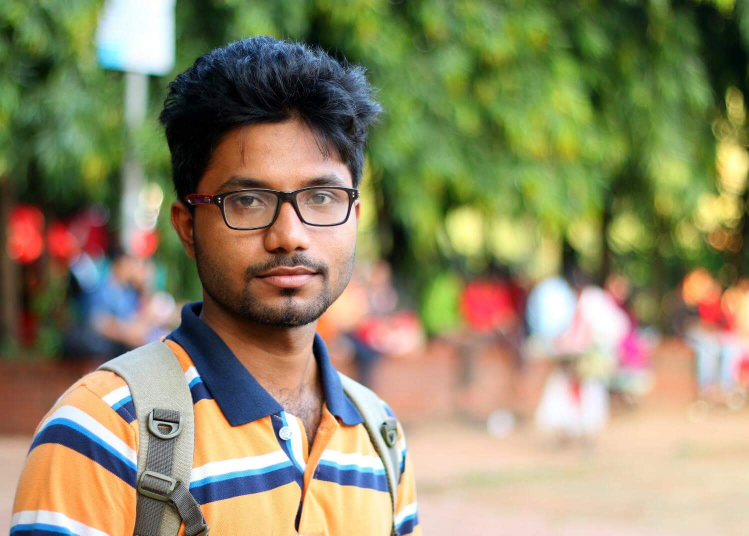
%> input picture img proc/add1.jpg, 1497 x 1071 px (shown at 1/2 size)
$ octave arith.m   (GNU Octave 9; MATLAB toolbox functions it lacks are replaced by stand-ins)
%> lines starting %> are read from the running program, lines starting %| are printed output that depends on the picture
clc;
clear all;
close all;
a=imread('add1.jpg');
%> a is the input picture: size 1071x1497x3 uint8; mean R, G, B 144.1, 138.3, 103.9
b=imread('add2.jpg');
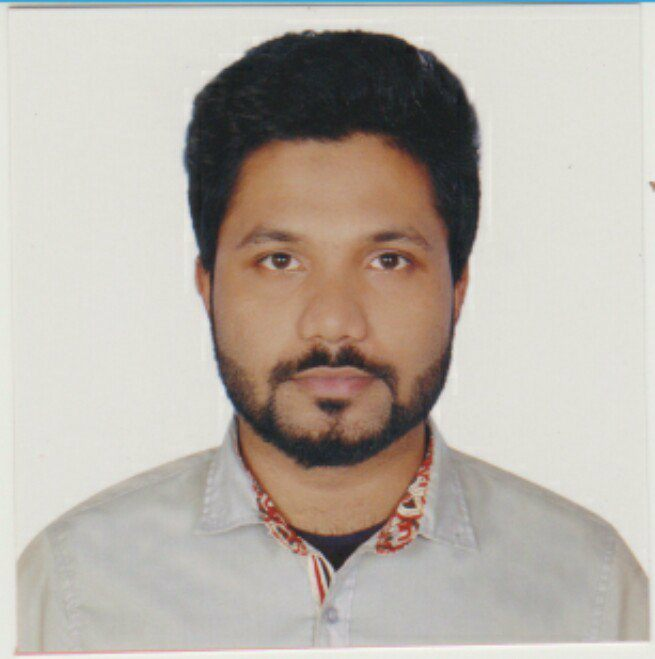
%> input picture img proc/add2.jpg, 655 x 659 px
%> b is the input picture: size 659x655x3 uint8; mean R, G, B 184.5, 177, 168.4
c=imresize(b,[size(a,1) size(a,2)]);


%addition
add=imadd(a,c);
% subtraction
sub1=imsubtract(a,c);
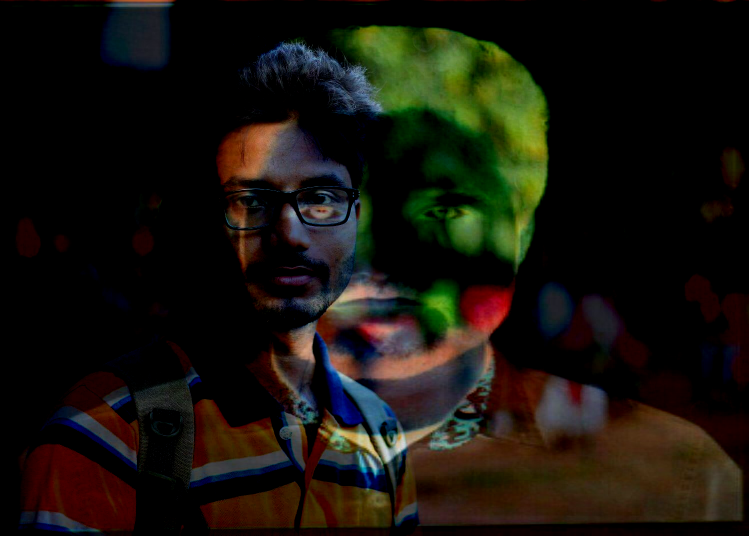
%> sub1: size 1071x1497x3 uint8 (shown at 1/2 size); mean R, G, B 23.1, 19.9, 12.6
sub2=imsubtract(c,a);
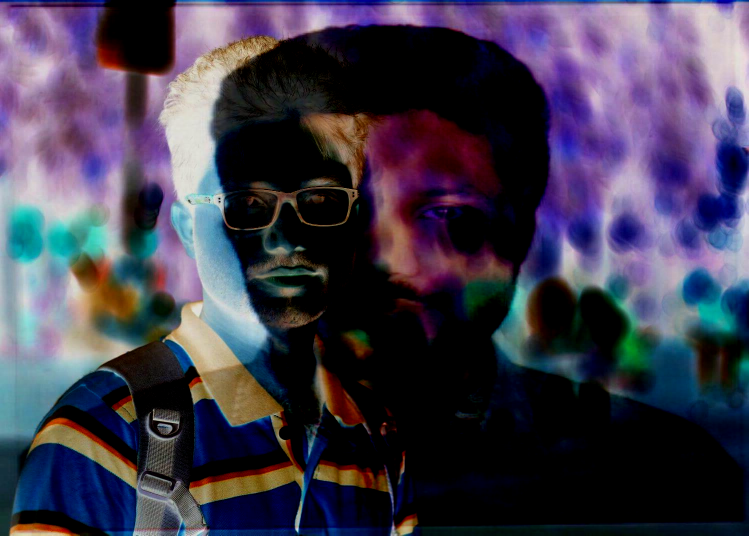
%> sub2: size 1071x1497x3 uint8 (shown at 1/2 size); mean R, G, B 63.4, 58.5, 77.1
%multiplication
aa=im2double(a);
cc=im2double(c);
mul=immultiply(aa,cc);
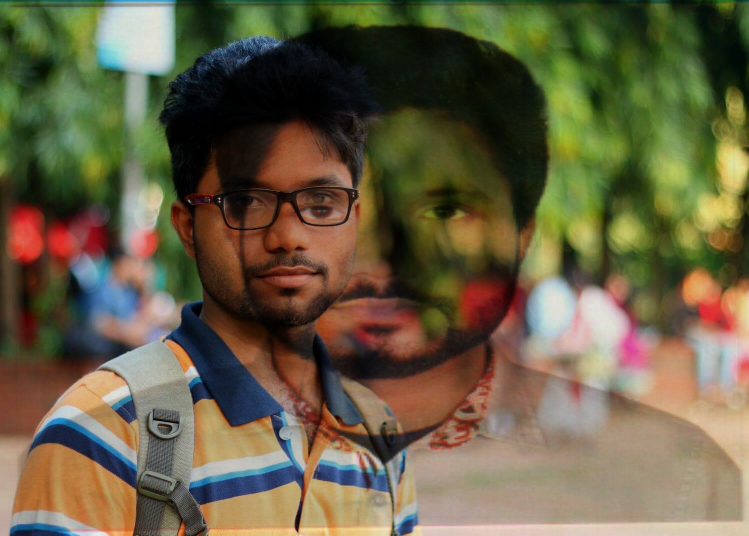
%> mul: size 1071x1497x3 double (shown at 1/2 size); mean R, G, B 0.41, 0.377, 0.271
%division
div1=imdivide(aa,cc);
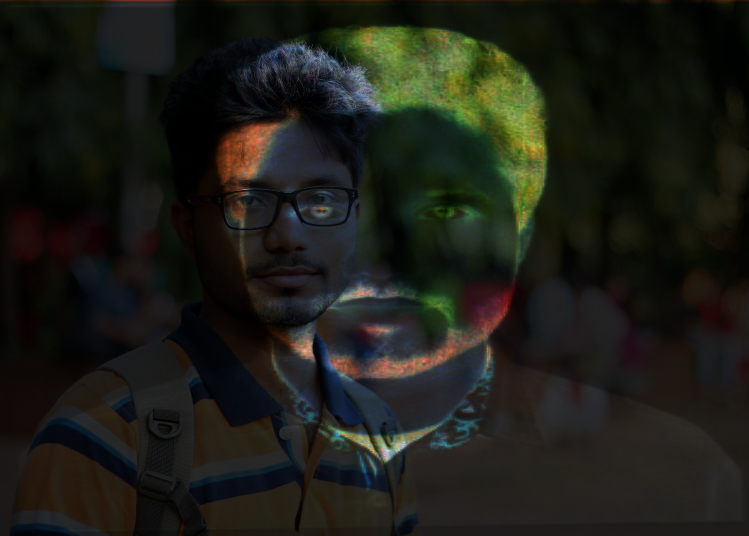
%> div1: size 1071x1497x3 double (shown at 1/2 size); mean R, G, B 0.975, 1.01, 0.778; drawn with min black and max white
div2=imsubtract(cc,aa);
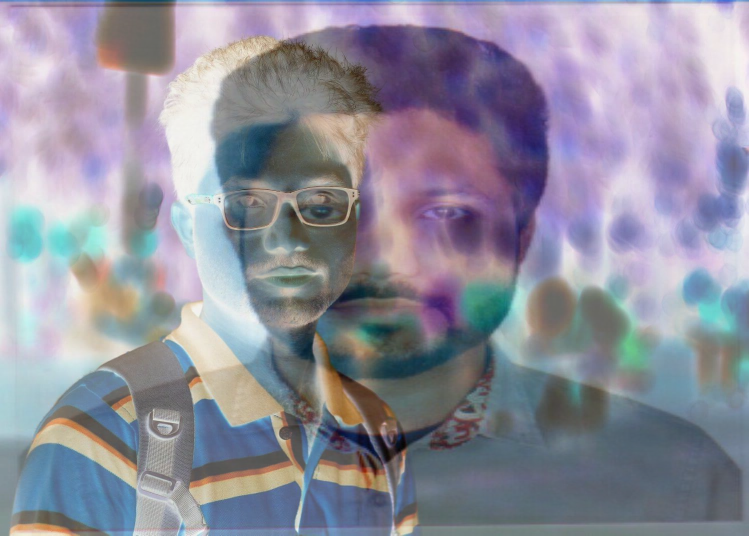
%> div2: size 1071x1497x3 double (shown at 1/2 size); mean R, G, B 0.158, 0.152, 0.253; drawn with min black and max white


subplot(4,4,1),imshow(a),title('First Image')
subplot(4,4,2),imshow(b),title('Second Image')
subplot(4,4,3),imshow(add),title('a+b Image')
subplot(4,4,4),imshow(sub1),title('a-b Image')
subplot(4,4,5),imshow(sub2),title('b-a Image')
subplot(4,4,6),imshow(mul),title('a*b Image')
subplot(4,4,7),imshow(div1),title('a/b Image')
%> after `imshow(div1)`:
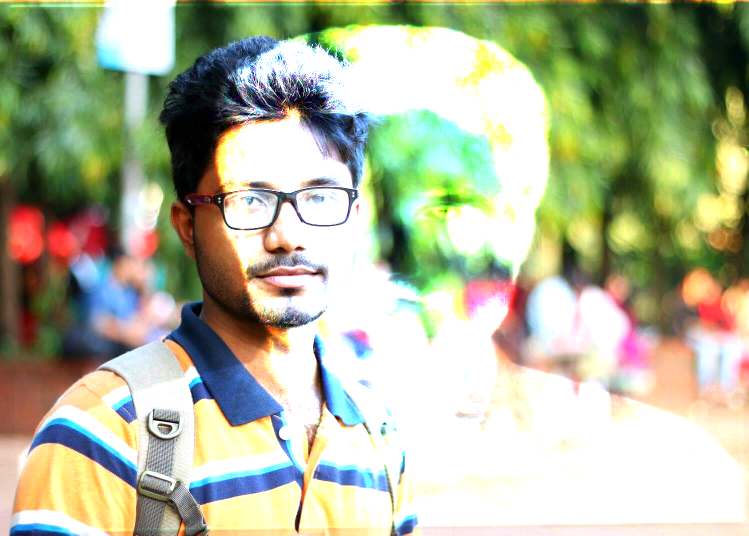
%> displayed picture: size 1071x1497x3, on the screen's scale of 0 to 255 (shown at 1/2 size); mean R, G, B 177.1, 182.6, 155.1
subplot(4,4,8),imshow(div2),title('b/a Image')
